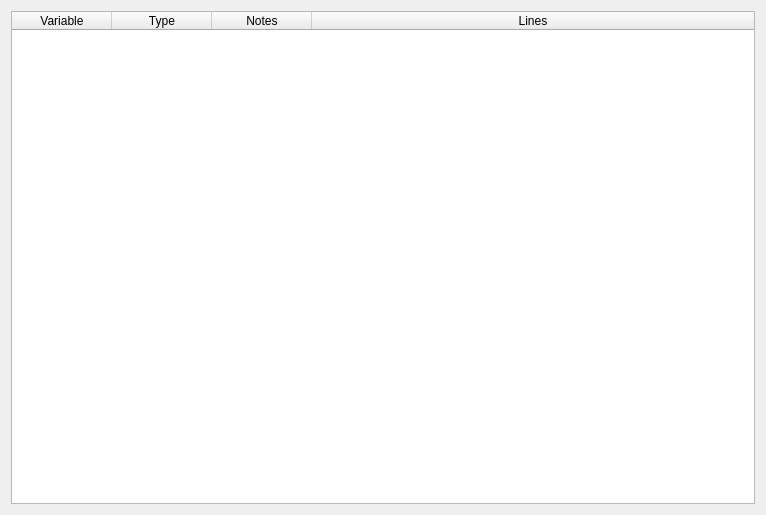
<?xml version="1.0" encoding="UTF-8"?>
<ui version="4.0">
 <class>ApplesoftFileDetailViewer</class>
 <widget class="QWidget" name="ApplesoftFileDetailViewer">
  <property name="geometry">
   <rect>
    <x>0</x>
    <y>0</y>
    <width>766</width>
    <height>515</height>
   </rect>
  </property>
  <property name="windowTitle">
   <string>Variables</string>
  </property>
  <layout class="QGridLayout" name="gridLayout">
   <item row="0" column="0">
    <widget class="QTableWidget" name="m_varView">
     <property name="alternatingRowColors">
      <bool>true</bool>
     </property>
     <property name="textElideMode">
      <enum>Qt::ElideNone</enum>
     </property>
     <property name="showGrid">
      <bool>false</bool>
     </property>
     <attribute name="horizontalHeaderVisible">
      <bool>true</bool>
     </attribute>
     <attribute name="horizontalHeaderCascadingSectionResizes">
      <bool>true</bool>
     </attribute>
     <attribute name="horizontalHeaderStretchLastSection">
      <bool>true</bool>
     </attribute>
     <attribute name="verticalHeaderVisible">
      <bool>false</bool>
     </attribute>
     <column>
      <property name="text">
       <string>Variable</string>
      </property>
     </column>
     <column>
      <property name="text">
       <string>Type</string>
      </property>
     </column>
     <column>
      <property name="text">
       <string>Notes</string>
      </property>
     </column>
     <column>
      <property name="text">
       <string>Lines</string>
      </property>
     </column>
    </widget>
   </item>
  </layout>
 </widget>
 <resources/>
 <connections/>
</ui>
